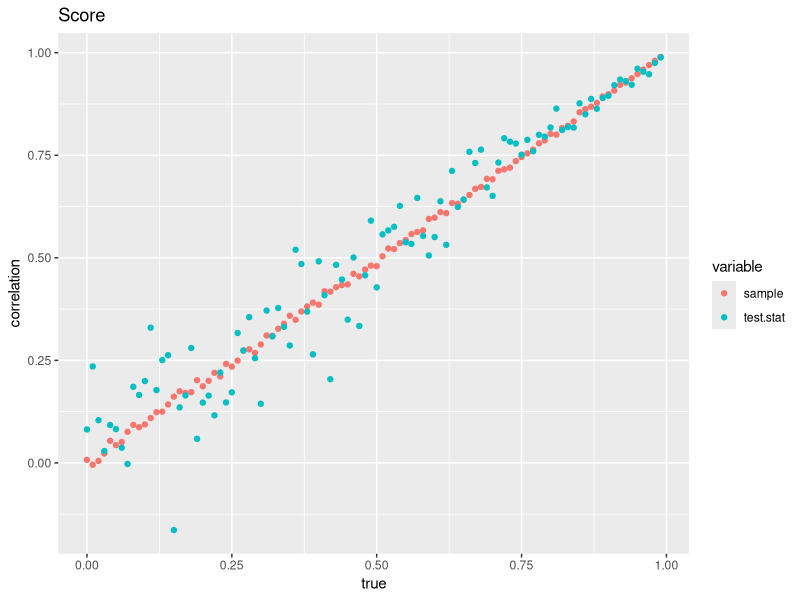
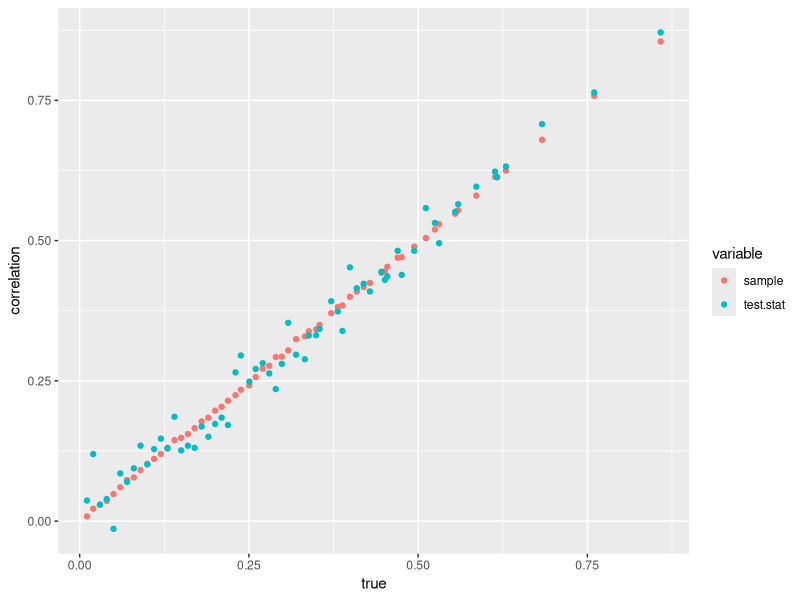

Source code (R) for these figures, in order:


# ## pooled correlation coefficient or separate correlation?
# 
# ## they look the same
# n <- 100
# lambda <- 100
# r <- 0.5
# delta <- 0
# r1 <- r2 <- c()
# for ( i in 1:100)
# {
#   # case
#   y.t1 <- correlated.poisson(lambda, r, n/2)
#   # control
#   y.t2 <- correlated.poisson(lambda + delta, r, n/2)
#   
#   rm1 <- y.t1[1, ] - mean(y.t1[1, ])
#   rm2 <- y.t1[2, ] - mean(y.t1[2, ])
#   
#   rm3 <- y.t2[1, ] - mean(y.t2[1, ])
#   rm4 <- y.t2[2, ] - mean(y.t2[2, ])
#   
#   ## correlation by pooled data  
#   r1[i] <- cor(c(rm1, rm3), c(rm2, rm4))
#   
#   # correlation calculated by separate groups
#   rho1 <- cor(t(y.t1))[1,2]
#   rho2 <- cor(t(y.t2))[1,2]
#   r2[i] <- mean(c(rho1, rho2))
# }
# 
# plot(r1, r2)
# 



#######################################################
##### Poisson Regression: Score test statistic #####
#######################################################

correlated.poisson <- function(lambda, r, n)
 {
 lambda1 <- lambda2 <-  (1-r)*lambda 
 lambda0 <- r*lambda
 
 x0 <- rpois(n, lambda0)
 x1 <- rpois(n, lambda1)
 x2 <- rpois(n, lambda2)
 
 y1 <- x1 + x0
 y2 <- x2 + x0
 
 return(rbind(y1, y2))
}



## calculate score test stat

## square root of score test statistic does not preserve the correlation !!
score.stat1 <- function(y)
{
  n <- dim(y)[2]
  mean1 <- apply(y[, 1:(n/2)], 1, mean)
  mean2 <- apply(y[, -(1:(n/2))], 1, mean)
  
  ## if I use this expression, the positiveness of u is messed up????
   u <- sqrt( n/2*(mean1-mean2)^2/(mean1+ mean2) )
  
  return(u)
  
}


## or we can use this expression
score.stat <- function(y)
{
  n <- dim(y)[2]
  mean1 <- apply(y[, 1:(n/2)], 1, mean)
  mean2 <- apply(y[, -(1:(n/2))], 1, mean)
  
  ## if I use this expression, the positiveness of u is messed up????
 # u <- sqrt( n/2*(mean1-mean2)^2/(mean1+ mean2) )
  
  ## only this work if want perfect correlation
  u <- sqrt(n/2)*(mean1-mean2)/(sqrt(mean1+ mean2))
  ###########################################################################
#  It looks it doesn't matter if I change the denominator 
  ###########################################################################
#  u <- sqrt(n/2)*(mean1-mean2)/((mean1 ^2+ mean2)^2 - mean1*mean2 + 12)^(1/3)
  
  return(u)
  
}


## wald test statistic 
wald.stat <- function(y)
{
  n <- dim(y)[2]
  mean1 <- apply(y[, 1:(n/2)], 1, mean)
  mean2 <- apply(y[, -(1:(n/2))], 1, mean)
  
  sqrt(n/2 * mean1)*(log(mean1)- log(mean2))
  
}

## likelihood ratio test stat
lr.stat <- function(y)
{
  n <- dim(y)[2]
  mean1 <- apply(y[, 1:(n/2)], 1, mean)
  mean2 <- apply(y[, -(1:(n/2))], 1, mean)
  
  a1 <- mean1*log( (mean1 + mean2)/(2*mean1) )
  a2 <- mean2*log( (mean1 + mean2)/(2*mean2) )
  
  n*(a1 + a2)
}

## sample correlation, statistics correlation and true correlation

# if DE, the expression level difference between two groups is delta
sample.stat.correlation <- function(lambda, r, n, nreps, delta, method = "Score")
{
  
  #  store the score test statistics
  u.stat <- matrix(NA, nrow=nreps, ncol=2)
  
  rho.sample <- c()
  # create a vector of score stat for each gene
  for ( k in 1: nreps)
    {
  ## treatment 
  y.t1 <- correlated.poisson(lambda, r, n/2)
  # control
  y.t2 <- correlated.poisson(lambda + delta, r, n/2)
  
  ## expression data of two genes
  y <- cbind(y.t1, y.t2)
  rho1 <- cor(t(y.t1))[1, 2]; rho2 <- cor(t(y.t2))[1, 2]
 # print(rho1)
  rho.sample[k] <- mean(c(rho1, rho2))
 # print(rho.sample[k])
  #
  if (method=="Wald")
    {  u.stat[k, ] <- wald.stat(y)
     }
    else if (method== "LR")
    {
      u.stat[k, ] <- lr.stat(y)
      
    }
      else {u.stat[k, ] <- score.stat(y)}
  
  }
  
  rho.ave <- mean(rho.sample)
  rho.score <- cor(u.stat)[1, 2]
  rho.list <- list(sample.cor= rho.ave, score.stat.cor = rho.score)
  
  return(rho.list)
}
  

# correlations


lambda <- 100 # mean 
n <- 100  # total sample size (two groups)

# score stat for each rho
nreps <- 100
## differential expression

 # correlation
rho <- seq(0, 0.99, by = 0.01)
#set.seed(123)
delta <- rnorm(length(rho), 0, 0.2*lambda)
#delta <- rep(0, length(rho))

test.method <- "Score"

# store the correlations in a data frame
store.corr <- data.frame(matrix(NA, length(rho), 3))
colnames(store.corr) <- c("sample", "test.stat", "true")

for ( i in 1:length(rho))
{
  a <- sample.stat.correlation(lambda, rho[i], n, nreps, delta[i], method=test.method)
  
  store.corr[i, 1] <- a$sample.cor
  store.corr[i, 2] <- a$score.stat.cor
  store.corr[i, 3] <- rho[i]
  
}


library(reshape2)
store.corr1 <- melt(store.corr, id="true")
library(ggplot2)
ggplot(data = store.corr1, aes(x=true, y=value) ) +
  geom_point(aes(colour=variable)) + 
  labs(x="true", y="correlation", title=test.method)
 





###########################################################################
#  SIMULATE TWO GENES, BUT HAVING DIFFERENT EXPRESSION LEVELS FOR CONTROL GROUP
###########################################################################



## set up parameters for desired correlation
##-------------------------------------------------------------------------
# the correlation is based on the fact that, x0, x1 and x2 are independent 
# poisson, then Y1 = x0 + x1 and Y2 = x0 + x2 are correlated.
##-------------------------------------------------------------------------

                          
param.setup <- function(lambda0, lambda2=seq(1, 10000, by =1), rate=1/10)
{
         
  # lambda0 <- 100      
  # lambda2=seq(1, 10000, by =1)
  # rate=20
  lambda1 <- rexp(length(lambda2), rate)                             # lambda1 is simulated from exponential distribution
  true.rho <- lambda0/sqrt((lambda0 + lambda1)*(lambda0 + lambda2))  # the true correlation is calculated
  
  desired.rho <- seq(0.01, 0.99, by = 0.01)                           # we want these
 
  ids <- c()                                                       
   for( i in 1:length(desired.rho))
   {
     ids[i] <- which.min(abs(true.rho - desired.rho[i]))                 # find the which true correlation is closest to the desired one
   }
   true.rho.new <- true.rho[ids]                                         # the true correlations
   lambda0.new <- lambda0*rep(1, length(desired.rho))                # vector of lambda0
   lambda1.new <- lambda1[ids]                                       # vector of lambda1
   lambda2.new <- lambda2[ids]                                       # vector of lambda2
   param <- data.frame(lambda0 = lambda0.new, lambda1 = lambda1.new,
                       lambda2 =lambda2.new, true.rho= true.rho.new) # the desired parameter 
  
   rm.dup <- param[!duplicated(param),]                               # remove the duplicated rows
}

## --------------------------------------  simulate the correlated data

correlated.poisson2 <- function(lambda0, lambda1, lambda2, n)        # correlated poisson
{

  x0 <- rpois(n, lambda0)
  x1 <- rpois(n, lambda1)
  x2 <- rpois(n, lambda2)
  
  y1 <- x1 + x0
  y2 <- x2 + x0
  
  return(rbind(y1, y2))
}




# -------------------------------------  calculate the correlation under the null of both genes.

sample.stat.correlation2 <- function(lambda0, lambda1, lambda2, n, nreps)
{
  
  
  u.stat <- matrix(NA, nrow=nreps, ncol=2)                           #  store the score test statistics
  rho.sample <- c()                                                  # store the sample correlation
 
   for ( k in 1: nreps)
  {
    y.t1 <- correlated.poisson2(lambda0, lambda1, lambda2, n/2)      # treatment 
    y.t2 <- correlated.poisson2(lambda0, lambda1, lambda2, n/2)      # control, DE in 
    
   
    y <- cbind(y.t1, y.t2)                                           # expression data of two genes
    rho1 <- cor(t(y.t1))[1, 2]; rho2 <- cor(t(y.t2))[1, 2]           # sample correlation within each group
    rho.sample[k] <- mean(c(rho1, rho2))                             # average them
    
    u.stat[k, ] <- score.stat(y)                                     # the score test statistics
    
  }
  
  rho.ave <- mean(rho.sample)                                        # the overall mean as the sample mean
  rho.score <- cor(u.stat)[1, 2]                                     # the correlation between the test stats.
  rho.list <- list(sample.cor= rho.ave, score.stat.cor = rho.score)
  
  return(rho.list)
}


## ----------------------------------------  SIMULATION Study -------------------------------


param <- param.setup(lambda0 = 10)                                  # the true correlation is in the 4th column
param <- as.matrix(param)
dim.param <- dim(param)[1]                                           # the number of true correlations to be simulated

store.corr <- data.frame(matrix(NA,dim.param, 3))                    # store the three correlations
colnames(store.corr) <- c("sample", "test.stat", "true")             # give them the names
 

for ( i in 1:dim.param)
{
  a <- sample.stat.correlation2(param[i, 1], param[i, 2], param[i, 3], n=100, nreps=1000)
  store.corr[i, ] <- c(a$sample.cor, a$score.stat.cor, param[i, 4])
}
 

library(reshape2)
store.corr1 <- melt(store.corr, id="true")
library(ggplot2)
ggplot(data = store.corr1, aes(x=true, y=value) ) +
  geom_point(aes(colour=variable)) + 
  labs(x="true", y="correlation")

#-------------  CONCLUSION --------------------------------
# The correlation remains 1-1 for all null cases




